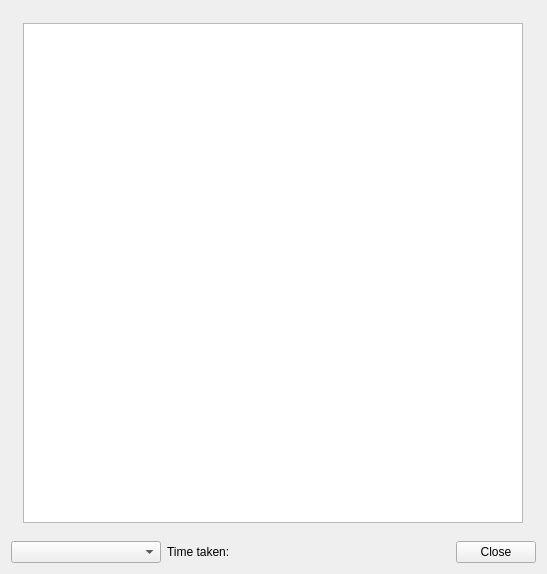
<?xml version="1.0" encoding="UTF-8"?>
<ui version="4.0">
 <class>MainWindow</class>
 <widget class="QMainWindow" name="MainWindow">
  <property name="geometry">
   <rect>
    <x>0</x>
    <y>0</y>
    <width>547</width>
    <height>574</height>
   </rect>
  </property>
  <property name="sizePolicy">
   <sizepolicy hsizetype="Fixed" vsizetype="Fixed">
    <horstretch>0</horstretch>
    <verstretch>0</verstretch>
   </sizepolicy>
  </property>
  <property name="windowTitle">
   <string>MainWindow</string>
  </property>
  <widget class="QWidget" name="centralWidget">
   <layout class="QVBoxLayout" name="verticalLayout_2">
    <item alignment="Qt::AlignHCenter|Qt::AlignVCenter">
     <widget class="QGraphicsView" name="graphicsView">
      <property name="sizePolicy">
       <sizepolicy hsizetype="Fixed" vsizetype="Fixed">
        <horstretch>0</horstretch>
        <verstretch>0</verstretch>
       </sizepolicy>
      </property>
      <property name="minimumSize">
       <size>
        <width>500</width>
        <height>500</height>
       </size>
      </property>
     </widget>
    </item>
    <item>
     <spacer name="verticalSpacer">
      <property name="orientation">
       <enum>Qt::Vertical</enum>
      </property>
      <property name="sizeType">
       <enum>QSizePolicy::Preferred</enum>
      </property>
      <property name="sizeHint" stdset="0">
       <size>
        <width>0</width>
        <height>0</height>
       </size>
      </property>
     </spacer>
    </item>
    <item>
     <layout class="QHBoxLayout" name="horizontalLayout">
      <item>
       <widget class="QComboBox" name="algorithmSelectorComboBox">
        <property name="sizePolicy">
         <sizepolicy hsizetype="Expanding" vsizetype="Fixed">
          <horstretch>0</horstretch>
          <verstretch>0</verstretch>
         </sizepolicy>
        </property>
        <property name="minimumSize">
         <size>
          <width>150</width>
          <height>0</height>
         </size>
        </property>
        <property name="toolTip">
         <string>&lt;html&gt;&lt;head/&gt;&lt;body&gt;&lt;p&gt;Alghoritm selector&lt;/p&gt;&lt;/body&gt;&lt;/html&gt;</string>
        </property>
       </widget>
      </item>
      <item>
       <widget class="QLabel" name="timeTaken">
        <property name="sizePolicy">
         <sizepolicy hsizetype="Minimum" vsizetype="Fixed">
          <horstretch>0</horstretch>
          <verstretch>0</verstretch>
         </sizepolicy>
        </property>
        <property name="minimumSize">
         <size>
          <width>100</width>
          <height>0</height>
         </size>
        </property>
        <property name="toolTip">
         <string>&lt;html&gt;&lt;head/&gt;&lt;body&gt;&lt;p&gt;Time that takes an alghoritm to complete computations&lt;/p&gt;&lt;/body&gt;&lt;/html&gt;</string>
        </property>
        <property name="text">
         <string>Time taken: </string>
        </property>
       </widget>
      </item>
      <item>
       <spacer name="horizontalSpacer">
        <property name="orientation">
         <enum>Qt::Horizontal</enum>
        </property>
        <property name="sizeHint" stdset="0">
         <size>
          <width>40</width>
          <height>20</height>
         </size>
        </property>
       </spacer>
      </item>
      <item>
       <widget class="QDialogButtonBox" name="buttonBox">
        <property name="sizePolicy">
         <sizepolicy hsizetype="Expanding" vsizetype="Fixed">
          <horstretch>0</horstretch>
          <verstretch>0</verstretch>
         </sizepolicy>
        </property>
        <property name="standardButtons">
         <set>QDialogButtonBox::Close</set>
        </property>
       </widget>
      </item>
     </layout>
    </item>
   </layout>
  </widget>
 </widget>
 <layoutdefault spacing="6" margin="11"/>
 <resources/>
 <connections>
  <connection>
   <sender>buttonBox</sender>
   <signal>rejected()</signal>
   <receiver>MainWindow</receiver>
   <slot>close()</slot>
   <hints>
    <hint type="sourcelabel">
     <x>527</x>
     <y>255</y>
    </hint>
    <hint type="destinationlabel">
     <x>561</x>
     <y>256</y>
    </hint>
   </hints>
  </connection>
 </connections>
</ui>
